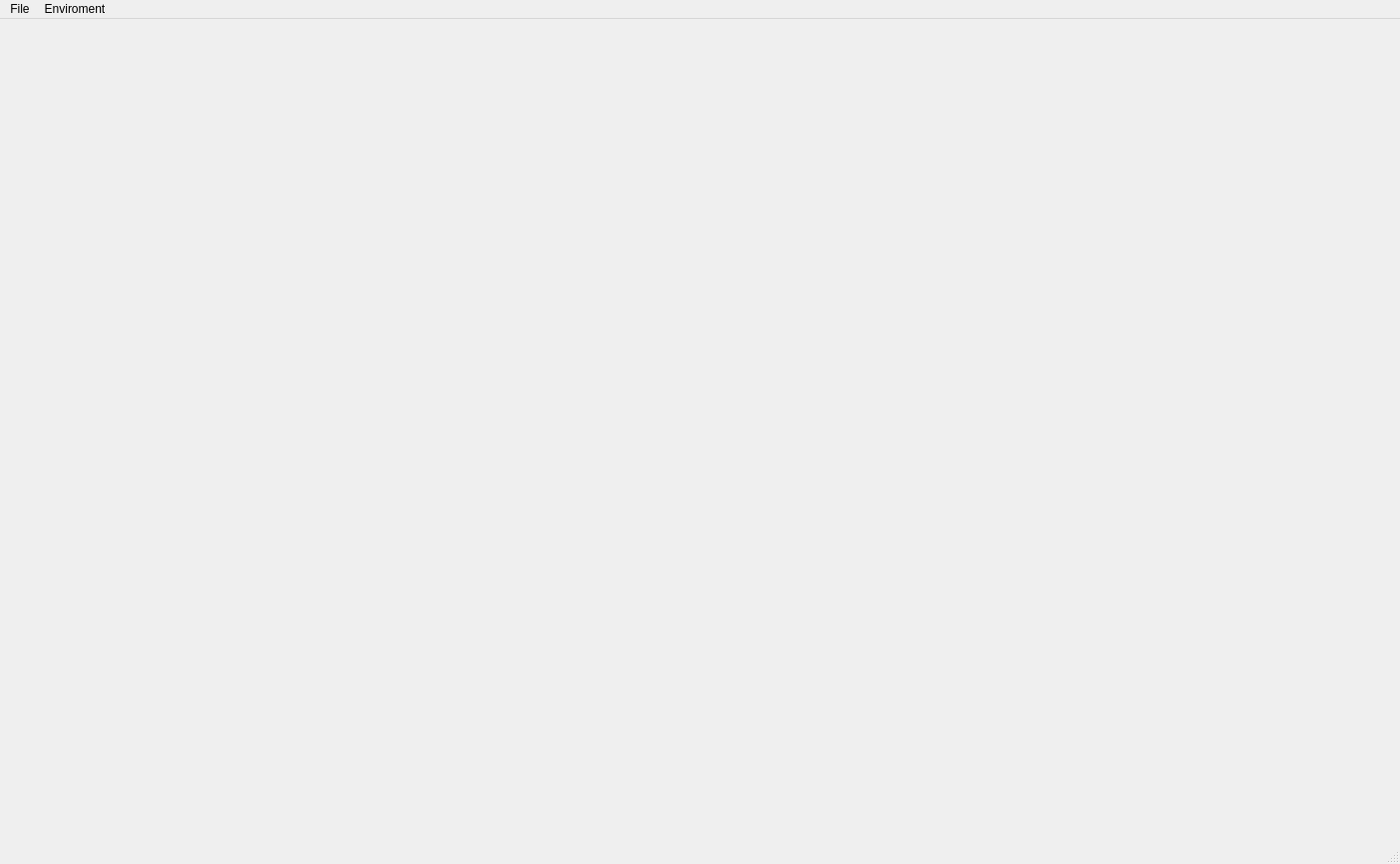
<?xml version="1.0" encoding="UTF-8"?>
<ui version="4.0">
 <class>MainWindow</class>
 <widget class="QMainWindow" name="MainWindow">
  <property name="geometry">
   <rect>
    <x>0</x>
    <y>0</y>
    <width>1403</width>
    <height>866</height>
   </rect>
  </property>
  <property name="windowTitle">
   <string>MainWindow</string>
  </property>
  <widget class="QWidget" name="centralwidget">
   <layout class="QVBoxLayout" name="verticalLayout">
    <item>
     <widget class="QStackedWidget" name="sw">
      <property name="currentIndex">
       <number>0</number>
      </property>
      <widget class="QWidget" name="page"/>
      <widget class="QWidget" name="page_2"/>
     </widget>
    </item>
   </layout>
  </widget>
  <widget class="QMenuBar" name="menubar">
   <property name="geometry">
    <rect>
     <x>0</x>
     <y>0</y>
     <width>1403</width>
     <height>21</height>
    </rect>
   </property>
   <widget class="QMenu" name="menuFile">
    <property name="title">
     <string>File</string>
    </property>
    <addaction name="actionSave"/>
    <addaction name="actionPurge_Path"/>
   </widget>
   <widget class="QMenu" name="menuEnviroment">
    <property name="title">
     <string>Enviroment</string>
    </property>
    <addaction name="actionPreferences"/>
   </widget>
   <addaction name="menuFile"/>
   <addaction name="menuEnviroment"/>
  </widget>
  <widget class="QStatusBar" name="statusbar"/>
  <action name="actionSave">
   <property name="text">
    <string>Save</string>
   </property>
   <property name="shortcut">
    <string>Ctrl+S</string>
   </property>
  </action>
  <action name="actionQuit">
   <property name="text">
    <string>Quit</string>
   </property>
  </action>
  <action name="actionPath">
   <property name="text">
    <string>Path</string>
   </property>
  </action>
  <action name="actionWeapons">
   <property name="text">
    <string>Weapons</string>
   </property>
  </action>
  <action name="actionItems">
   <property name="text">
    <string>Items</string>
   </property>
  </action>
  <action name="actionEnemies">
   <property name="text">
    <string>Enemies</string>
   </property>
  </action>
  <action name="actionSpells">
   <property name="text">
    <string>Spells</string>
   </property>
  </action>
  <action name="actionAbilities">
   <property name="text">
    <string>Abilities</string>
   </property>
  </action>
  <action name="actionPreferencess">
   <property name="text">
    <string>Enviroment</string>
   </property>
  </action>
  <action name="actionPreferences">
   <property name="text">
    <string>Select Enviroment</string>
   </property>
  </action>
  <action name="actionPurge_Path">
   <property name="text">
    <string>Purge Path</string>
   </property>
  </action>
 </widget>
 <resources/>
 <connections/>
</ui>
